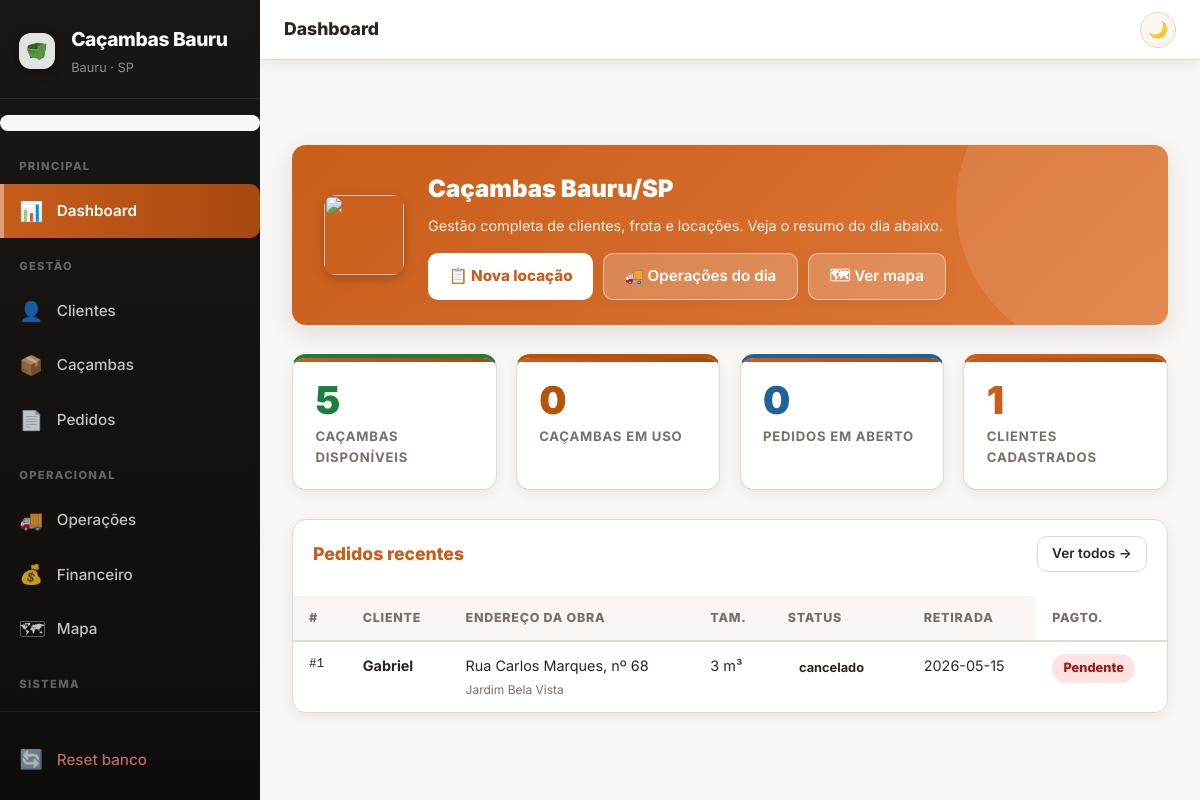
Before: / with the older database file.
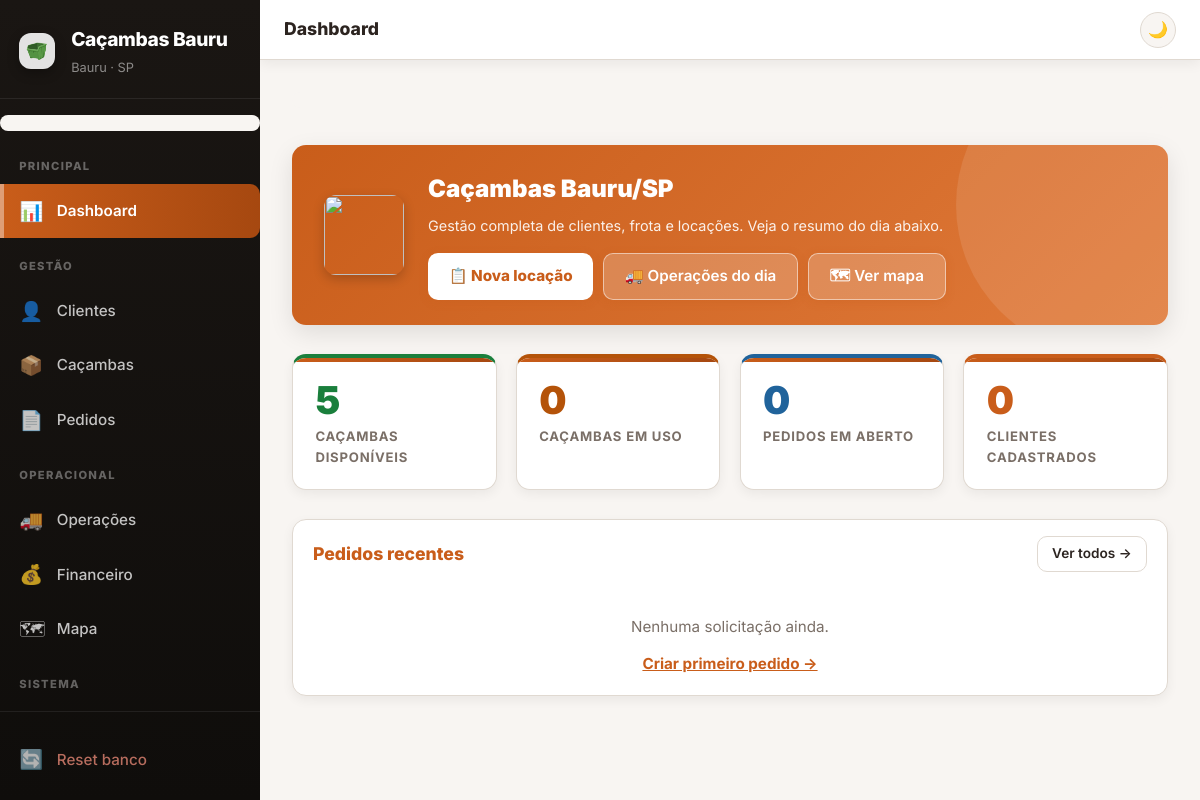
After: the same page with the newer database file.
### tables this page shows
CREATE TABLE pedidos (
            id INTEGER PRIMARY KEY AUTOINCREMENT,
            cliente_id INTEGER NOT NULL,
            cacamba_id INTEGER,
            capacidade_m3 INTEGER NOT NULL,
            valor_total REAL NOT NULL DEFAULT 0,
            motorista_entrega TEXT NOT NULL DEFAULT '',
            motorista_retirada TEXT NOT NULL DEFAULT '',
            endereco_obra TEXT NOT NULL DEFAULT '',
            obra_cep TEXT NOT NULL DEFAULT '',
            obra_rua TEXT NOT NULL DEFAULT '',
            obra_quadra TEXT NOT NULL DEFAULT '',
            obra_numero TEXT NOT NULL DEFAULT '',
            obra_bairro TEXT NOT NULL DEFAULT '',
            data_inicio TEXT NOT NULL DEFAULT '',
            data_fim_prevista TEXT NOT NULL DEFAULT '',
            data_fim_real TEXT NOT NULL DEFAULT '',
            status TEXT NOT NULL DEFAULT 'pendente',
            pago INTEGER NOT NULL DEFAULT 0,
            criado_em TEXT NOT NULL DEFAULT '',
            latitude REAL,
            longitude REAL,
            observacoes TEXT NOT NULL DEFAULT '',
            FOREIGN KEY (cliente_id) REFERENCES clientes(id),
            FOREIGN KEY (cacamba_id) REFERENCES cacambas(id)
        );

CREATE TABLE clientes (
            id INTEGER PRIMARY KEY AUTOINCREMENT,
            tipo_pessoa TEXT NOT NULL DEFAULT 'pf',
            nome TEXT NOT NULL,
            cpf TEXT NOT NULL DEFAULT '',
            cnpj TEXT NOT NULL DEFAULT '',
            razao_social TEXT NOT NULL DEFAULT '',
            telefone TEXT NOT NULL,
            email TEXT DEFAULT '',
            endereco TEXT DEFAULT '',
            cep TEXT NOT NULL DEFAULT '',
            rua TEXT NOT NULL DEFAULT '',
            numero TEXT NOT NULL DEFAULT '',
            complemento TEXT NOT NULL DEFAULT ''
        );

### app.py (the view)
@app.route("/")
def index():
    conn = get_conn()
    ultimos = conn.execute(
        """SELECT p.id, p.status, p.pago, p.endereco_obra,
                  p.obra_rua, p.obra_numero, p.obra_bairro, p.obra_quadra,
                  p.data_fim_prevista, p.capacidade_m3,
                  c.nome AS cliente_nome
           FROM pedidos p JOIN clientes c ON c.id=p.cliente_id
           ORDER BY p.id DESC LIMIT 10"""
    ).fetchall()
    hoje = date.today()
    amanha_iso = (hoje + timedelta(days=1)).isoformat()
    vencendo_amanha = conn.execute(
        "SELECT COUNT(*) FROM pedidos WHERE status='no_endereco' AND data_fim_prevista=?",
        (amanha_iso,)
    ).fetchone()[0]
    conn.close()
    return render_template("index.html",
        stats=_stats(), ultimos=ultimos,
        hoje=hoje.isoformat(), vencendo_amanha=vencendo_amanha)

### app.py (called while the page is built)
def _get_config():
    conn = get_conn()
    cfg = {r["chave"]: r["valor"] for r in conn.execute("SELECT chave,valor FROM config").fetchall()}
    conn.close()
    return cfg

def _dias_locacao(config=None):
    if config is None:
        config = _get_config()
    try:
        return max(1, min(int(config.get("dias_locacao","7")), 30))
    except ValueError:
        return 7

def _get_motoristas():
    conn = get_conn()
    rows = [r["nome"] for r in conn.execute("SELECT nome FROM motoristas ORDER BY nome").fetchall()]
    conn.close()
    return rows

### database.py (called while the page is built)
def get_conn():
    conn = sqlite3.connect(DB_PATH)
    conn.row_factory = sqlite3.Row
    conn.create_function("NORM", 1, _norm)
    return conn

### templates/index.html (shortened to what this page needs)
{% extends "base.html" %}
{% block topbar_title %}Dashboard{% endblock %}
{% block content %}
<div class="hero-banner">
  <img src="{{ url_for('static', filename='images/hero-cacambas.png') }}" alt="">
  <div class="hero-texto">
    <h2>Caçambas Bauru/SP</h2>
    <p>Gestão completa de clientes, frota e locações. Veja o resumo do dia abaixo.</p>
    <div class="hero-acoes">
      <a class="btn btn-hero" href="{{ url_for('pedido_novo') }}">📋 Nova locação</a>
      <a class="btn btn-hero-sec" href="{{ url_for('operacoes') }}">🚚 Operações do dia</a>
      <a class="btn btn-hero-sec" href="{{ url_for('mapa') }}">🗺 Ver mapa</a>
    </div>
  </div>
</div>
<div class="stats-grid">
  <div class="stat-card verde">
    <div class="stat-num">{{ stats.disponiveis }}</div>
    <div class="stat-label">Caçambas disponíveis</div>
  </div>
  <div class="stat-card laranja">
    <div class="stat-num">{{ stats.em_uso }}</div>
    <div class="stat-label">Caçambas em uso</div>
  </div>
  <div class="stat-card azul">
    <div class="stat-num">{{ stats.pedidos_abertos }}</div>
    <div class="stat-label">Pedidos em aberto</div>
  </div>
  <div class="stat-card">
    <div class="stat-num">{{ stats.clientes }}</div>
    <div class="stat-label">Clientes cadastrados</div>
  </div>
</div>
<div class="card table-wrap">
  <div class="card-head-row" style="padding:1rem 1.25rem .5rem">
    <h3 class="card-title">Pedidos recentes</h3>
    <a class="btn btn-sec btn-sm" href="{{ url_for('pedidos') }}">Ver todos →</a>
  </div>
  {% if ultimos %}
  <table class="tabela-dados">
    <thead>
      <tr><th>#</th><th>Cliente</th><th>Endereço da obra</th><th>Tam.</th><th>Status</th><th>Retirada</th><th>Pagto.</th></tr>
    </thead>
    <tbody>
      {% for p in ultimos %}
      {% set vencida = p.data_fim_prevista and p.data_fim_prevista < hoje and p.status != 'finalizado' %}
      <tr class="linha-clicavel {% if vencida %}linha-vencida{% endif %}" onclick="location.href='{{ url_for('pedidos') }}'">
        <td class="mono">#{{ p.id }}</td>
        <td><strong>{{ p.cliente_nome }}</strong></td>
        <td class="cel-obra">
          {{ p.obra_rua or p.endereco_obra or '—' }}{% if p.obra_numero %}, nº {{ p.obra_numero }}{% endif %}
          {% if p.obra_bairro %}<br><small class="muted">{{ p.obra_bairro }}</small>{% endif %}
        </td>
        <td>{{ p.capacidade_m3 }} m³</td>
        <td><span class="status-chip status-{{ p.status }}">{{ p.status.replace('_',' ') }}</span></td>
        <td>
          {% if p.status in ['cancelado','finalizado'] and p.data_fim_real %}
            {{ p.data_inicio }} a {{ p.data_fim_real }}
          {% else %}
            {{ p.data_fim_prevista or '—' }}
          {% endif %}
        </td>
        <td>{% if p.pago %}<span class="badge-pago">✓ Pago</span>{% else %}<span class="badge-nao-pago">Pendente</span>{% endif %}</td>
      </tr>
      {% endfor %}
    </tbody>
  </table>
  {% else %}
  <div class="empty-state">Nenhuma solicitação ainda. <a href="{{ url_for('pedido_novo') }}">Criar primeiro pedido →</a></div>
  {% endif %}
</div>
{% endblock %}

Changed rows visible on the page:
removed pedidos: id "1", cliente_nome "Gabriel", obra_rua "Rua Carlos Marques", obra_numero "68", obra_bairro "Jardim Bela Vista", capacidade_m3 "3", status.replace "cancelado", data_fim_prevista "2026-05-15", pago "Pendente"
Other visible differences:
{{ stats.clientes }}: "1" → "0"
text no longer shown: "# CLIENTE ENDEREÇO DA OBRA TAM. STATUS RETIRADA PAGTO."
text now shown: "Nenhuma solicitação ainda. Criar primeiro pedido →"
